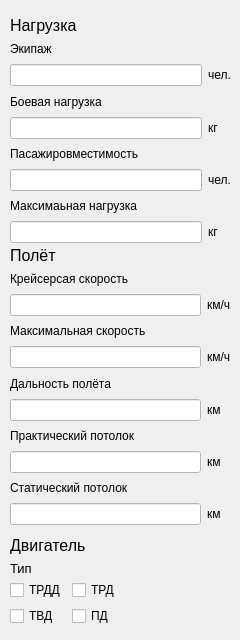
      <widget class="QWidget" name="page_4">
       <widget class="QLabel" name="H_load">
        <property name="geometry">
         <rect>
          <x>10</x>
          <y>10</y>
          <width>181</width>
          <height>31</height>
         </rect>
        </property>
        <property name="font">
         <font>
          <pointsize>12</pointsize>
         </font>
        </property>
        <property name="text">
         <string>Нагрузка</string>
        </property>
       </widget>
       <widget class="QWidget" name="gridLayoutWidget_14">
        <property name="geometry">
         <rect>
          <x>10</x>
          <y>40</y>
          <width>221</width>
          <height>203</height>
         </rect>
        </property>
        <layout class="QGridLayout" name="gridLayout_load_H">
         <item row="5" column="0">
          <widget class="QLineEdit" name="H_load_line_pascap">
           <property name="styleSheet">
            <string notr="true">background-color: rgb(255, 255, 255);</string>
           </property>
          </widget>
         </item>
         <item row="5" column="1">
          <widget class="QLabel" name="H_load_lb_pascap_ch">
           <property name="text">
            <string>чел.</string>
           </property>
          </widget>
         </item>
         <item row="0" column="0">
          <widget class="QLabel" name="H_load_lb_crew">
           <property name="text">
            <string>Экипаж</string>
           </property>
          </widget>
         </item>
         <item row="6" column="0">
          <widget class="QLabel" name="H_load_lb_maxlo">
           <property name="text">
            <string>Максимаьная нагрузка</string>
           </property>
          </widget>
         </item>
         <item row="2" column="0">
          <widget class="QLabel" name="H_load_lb_comlo">
           <property name="text">
            <string>Боевая нагрузка</string>
           </property>
          </widget>
         </item>
         <item row="3" column="1">
          <widget class="QLabel" name="H_load_lb_comlo_kg">
           <property name="text">
            <string>кг</string>
           </property>
          </widget>
         </item>
         <item row="1" column="0">
          <widget class="QLineEdit" name="H_load_line_crew">
           <property name="styleSheet">
            <string notr="true">background-color: rgb(255, 255, 255);</string>
           </property>
          </widget>
         </item>
         <item row="1" column="1">
          <widget class="QLabel" name="H_load_lb_crew_ch">
           <property name="text">
            <string>чел.</string>
           </property>
          </widget>
         </item>
         <item row="3" column="0">
          <widget class="QLineEdit" name="H_load_line_comlo">
           <property name="styleSheet">
            <string notr="true">background-color: rgb(255, 255, 255);</string>
           </property>
          </widget>
         </item>
         <item row="4" column="0">
          <widget class="QLabel" name="H_load_lb_pascap">
           <property name="text">
            <string>Пасажировместимость</string>
           </property>
          </widget>
         </item>
         <item row="7" column="0">
          <widget class="QLineEdit" name="H_load_line_maxlo">
           <property name="styleSheet">
            <string notr="true">background-color: rgb(255, 255, 255);</string>
           </property>
          </widget>
         </item>
         <item row="7" column="1">
          <widget class="QLabel" name="H_load_lb_msxlo_kg">
           <property name="text">
            <string>кг</string>
           </property>
          </widget>
         </item>
        </layout>
       </widget>
       <widget class="QLabel" name="H_flight">
        <property name="geometry">
         <rect>
          <x>10</x>
          <y>240</y>
          <width>181</width>
          <height>31</height>
         </rect>
        </property>
        <property name="font">
         <font>
          <pointsize>12</pointsize>
         </font>
        </property>
        <property name="text">
         <string>Полёт</string>
        </property>
       </widget>
       <widget class="QWidget" name="gridLayoutWidget_15">
        <property name="geometry">
         <rect>
          <x>10</x>
          <y>270</y>
          <width>221</width>
          <height>255</height>
         </rect>
        </property>
        <layout class="QGridLayout" name="gridLayout_flight_H">
         <item row="3" column="2">
          <widget class="QLabel" name="H_fl_lb_maxsp_kmh">
           <property name="text">
            <string>км/ч</string>
           </property>
          </widget>
         </item>
         <item row="1" column="2">
          <widget class="QLabel" name="H_fl_lb_cruis_kmh">
           <property name="text">
            <string>км/ч</string>
           </property>
          </widget>
         </item>
         <item row="3" column="0">
          <widget class="QLineEdit" name="H_fl_line_maxsp">
           <property name="styleSheet">
            <string notr="true">background-color: rgb(255, 255, 255);</string>
           </property>
          </widget>
         </item>
         <item row="4" column="0">
          <widget class="QLabel" name="H_fl_lb_rang">
           <property name="text">
            <string>Дальность полёта</string>
           </property>
          </widget>
         </item>
         <item row="2" column="0">
          <widget class="QLabel" name="H_fl_lb_maxsp">
           <property name="text">
            <string>Максимальная скорость</string>
           </property>
          </widget>
         </item>
         <item row="0" column="0">
          <widget class="QLabel" name="H_fl_lb_cruis">
           <property name="text">
            <string>Крейсерсая скорость</string>
           </property>
          </widget>
         </item>
         <item row="7" column="0">
          <widget class="QLineEdit" name="H_fl_line_prhi">
           <property name="styleSheet">
            <string notr="true">background-color: rgb(255, 255, 255);</string>
           </property>
          </widget>
         </item>
         <item row="7" column="2">
          <widget class="QLabel" name="H_fl_lb_prhi_km">
           <property name="text">
            <string>км</string>
           </property>
          </widget>
         </item>
         <item row="6" column="0">
          <widget class="QLabel" name="H_fl_lb_prhi">
           <property name="text">
            <string>Практический потолок</string>
           </property>
          </widget>
         </item>
         <item row="1" column="0">
          <widget class="QLineEdit" name="H_fl_line_cruis">
           <property name="styleSheet">
            <string notr="true">background-color: rgb(255, 255, 255);</string>
           </property>
          </widget>
         </item>
         <item row="5" column="2">
          <widget class="QLabel" name="H_fl_lb_rang_km">
           <property name="text">
            <string>км</string>
           </property>
          </widget>
         </item>
         <item row="5" column="0">
          <widget class="QLineEdit" name="H_fl_line_range">
           <property name="styleSheet">
            <string notr="true">background-color: rgb(255, 255, 255);</string>
           </property>
          </widget>
         </item>
         <item row="8" column="0">
          <widget class="QLabel" name="H_fl_lb_sthi">
           <property name="text">
            <string>Статический потолок</string>
           </property>
          </widget>
         </item>
         <item row="9" column="0">
          <widget class="QLineEdit" name="H_fl_line_sthi">
           <property name="styleSheet">
            <string notr="true">background-color: rgb(255, 255, 255);</string>
           </property>
          </widget>
         </item>
         <item row="9" column="2">
          <widget class="QLabel" name="H_fl_lb_sthi_km">
           <property name="text">
            <string>км</string>
           </property>
          </widget>
         </item>
        </layout>
       </widget>
       <widget class="QWidget" name="formLayoutWidget_17">
        <property name="geometry">
         <rect>
          <x>10</x>
          <y>580</y>
          <width>221</width>
          <height>51</height>
         </rect>
        </property>
        <layout class="QFormLayout" name="formLayout_eng_H">
         <item row="0" column="0">
          <widget class="QCheckBox" name="H_eng_type_cb_TRDD">
           <property name="text">
            <string>ТРДД</string>
           </property>
          </widget>
         </item>
         <item row="0" column="1">
          <widget class="QCheckBox" name="H_eng_type_cb_TRD">
           <property name="text">
            <string>ТРД</string>
           </property>
          </widget>
         </item>
         <item row="1" column="0">
          <widget class="QCheckBox" name="H_eng_type_cb_TVD">
           <property name="text">
            <string>ТВД</string>
           </property>
          </widget>
         </item>
         <item row="1" column="1">
          <widget class="QCheckBox" name="checkBox_74">
           <property name="text">
            <string>ПД</string>
           </property>
          </widget>
         </item>
        </layout>
       </widget>
       <widget class="QLabel" name="H_eng">
        <property name="geometry">
         <rect>
          <x>10</x>
          <y>530</y>
          <width>181</width>
          <height>31</height>
         </rect>
        </property>
        <property name="font">
         <font>
          <pointsize>12</pointsize>
         </font>
        </property>
        <property name="text">
         <string>Двигатель</string>
        </property>
       </widget>
       <widget class="QLabel" name="H_eng_type">
        <property name="geometry">
         <rect>
          <x>10</x>
          <y>560</y>
          <width>55</width>
          <height>16</height>
         </rect>
        </property>
        <property name="font">
         <font>
          <pointsize>10</pointsize>
         </font>
        </property>
        <property name="text">
         <string>Тип</string>
        </property>
       </widget>
      </widget>
